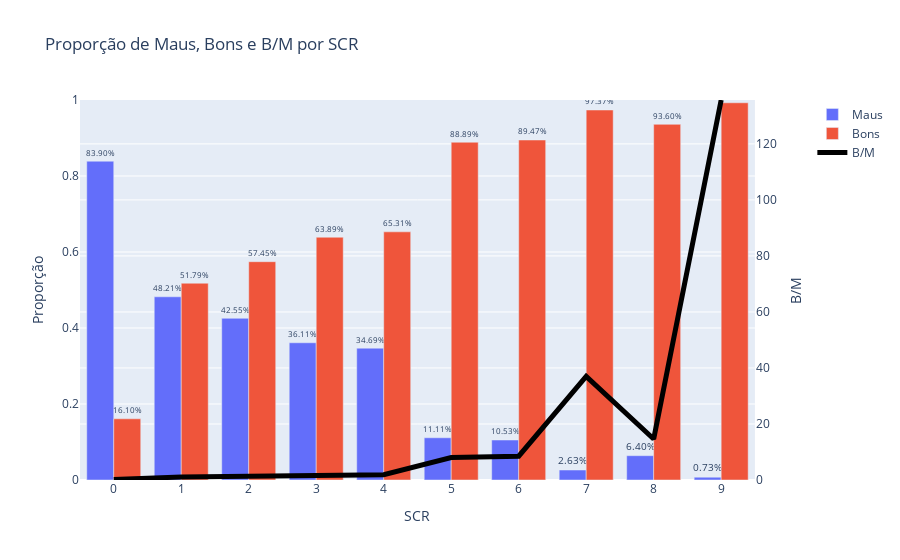

Here is the notebook cell this chart was saved with:
### Code cell
display(analyzer_3.tab_dist_client_classe(train=False))

print('Distribuições de Clientes em Cada Classe de Risco')
display(analyzer_3.plot_estabilidade(train = False))

### Figure 1 — Plotly figure (JSON) as saved in the notebook; plotly's stock layout.template omitted (floating-point values rounded to 4 significant figures)
{"data": [{"name": "Maus", "text": ["83.90%", "48.21%", "42.55%", "36.11%", "34.69%", "11.11%", "10.53%", "2.63%", "6.40%", "0.73%"], "textposition": "outside", "type": "bar", "x": [0, 1, 2, 3, 4, 5, 6, 7, 8, 9], "xaxis": "x", "y": [0.839, 0.4821, 0.4255, 0.3611, 0.3469, 0.1111, 0.1053, 0.02632, 0.064, 0.007317], "yaxis": "y"}, {"name": "Bons", "text": ["16.10%", "51.79%", "57.45%", "63.89%", "65.31%", "88.89%", "89.47%", "97.37%", "93.60%", "99.27%"], "textposition": "outside", "type": "bar", "x": [0, 1, 2, 3, 4, 5, 6, 7, 8, 9], "xaxis": "x", "y": [0.161, 0.5179, 0.5745, 0.6389, 0.6531, 0.8889, 0.8947, 0.9737, 0.936, 0.9927], "yaxis": "y"}, {"line": {"color": "black", "width": 5}, "mode": "lines", "name": "B/M", "type": "scatter", "x": [0, 1, 2, 3, 4, 5, 6, 7, 8, 9], "xaxis": "x", "y": [0.1919, 1.074, 1.35, 1.769, 1.882, 8, 8.5, 37, 14.62, 135.7], "yaxis": "y2"}], "layout": {"barmode": "group", "title": {"text": "Proporção de Maus, Bons e B/M por SCR"}, "xaxis": {"anchor": "y", "domain": [0, 0.94], "tickmode": "array", "ticktext": ["0", "1", "2", "3", "4", "5", "6", "7", "8", "9"], "tickvals": [0, 1, 2, 3, 4, 5, 6, 7, 8, 9], "title": {"text": "SCR"}}, "yaxis": {"anchor": "x", "domain": [0, 1], "range": [0, 1], "title": {"text": "Proporção"}}, "yaxis2": {"anchor": "x", "overlaying": "y", "range": [0, 135.7], "side": "right", "title": {"text": "B/M"}}}}
